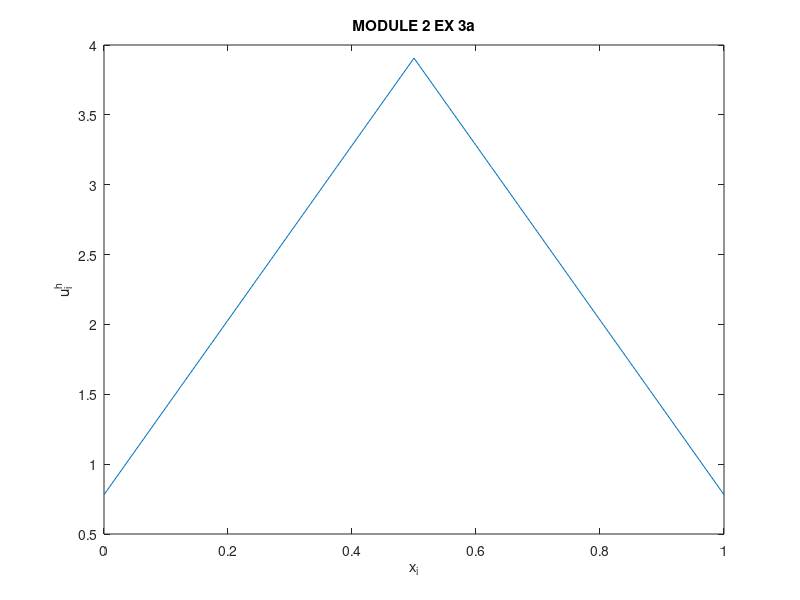
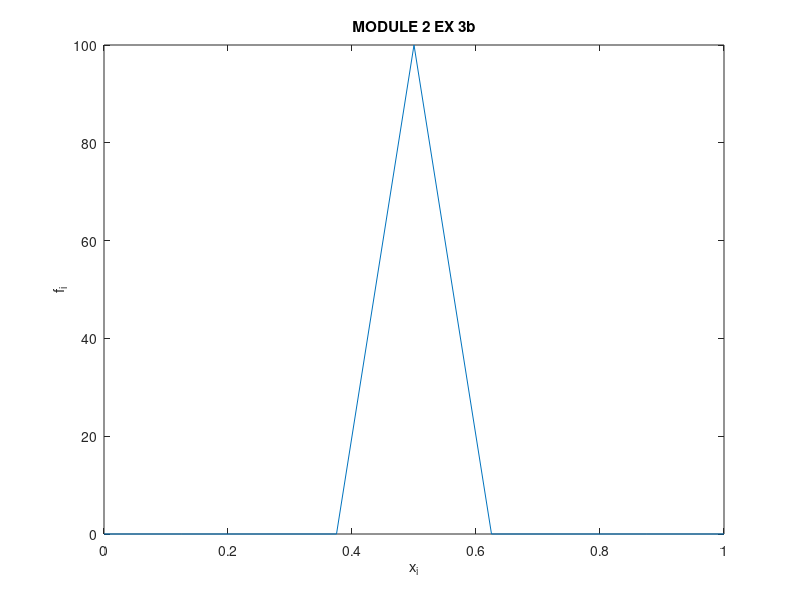

These charts were generated, in order, by the following MATLAB code:
%==============================================================================
% MOD2 4MC00 / Jelle Langedijk / TU/e
% TEMPLATE V1.1 (C) 2020 Jelle Langedijk, all rights reserved
% https://github.com/JelleLa/templates/tree/master/MATLAB
%==============================================================================

%% PREREQUISITIES
clear all; close all; clear vars; clc;


 

%% VERTICAL LOAD
% f  = 10^(2)*e^(-1000*(x-(1)/(2))^(2))

h = 2^(-3);             %Step Size
L = 1;                  %Length of xi (See BC's: from 0 to 1)
xi = [0:h:L];
fi = 10.^(2)*exp(-1000*(xi-(1)/(2)).^(2));
b = fi';

%% MATRIX FILLER

N = length(xi) ;


A = zeros(N);

for i = 1:N
    A(i,i) = -2;
end   

for j = 1:N-1
    A(j,j+1) = +1;
end  

for k = 2:N
    A(k,k-1) = +1;
end 
    
%% SOLVE
Ah = (-1)/(h^(2)).*A ;  %Ah Matrix

U = Ah\b;

%% MIDPOINT DISPLACEMENT

mid = ceil(length(xi)/2);
disp = b(mid) - U(mid);



%% PLOTS

figure(1)
plot(xi , U) ;
xlabel("x_i") ;
ylabel("u^h_i") ;
title("MODULE 2 EX 3a") ;

figure(2)
plot(xi , fi) ;
xlabel("x_i") ;
ylabel("f_i") ;
title("MODULE 2 EX 3b") ;


